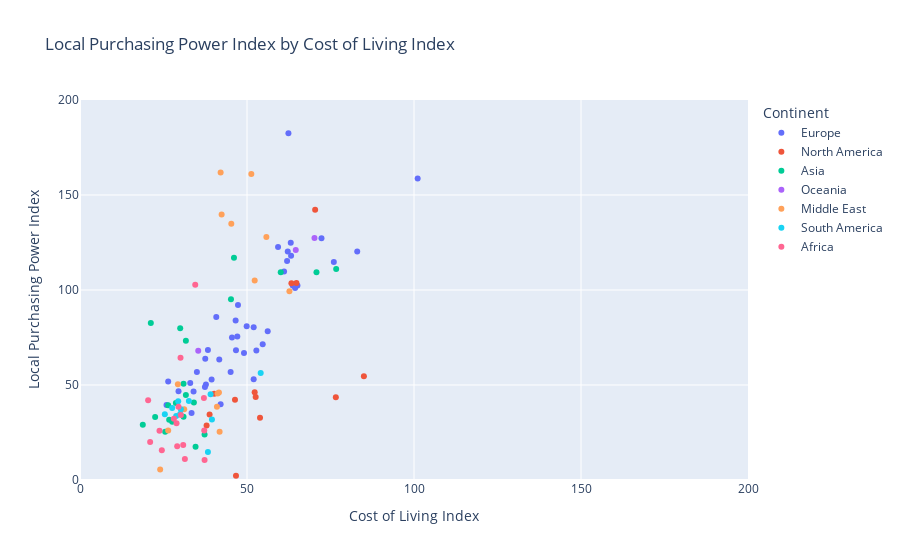

The notebook cell saved with this chart:
### Code cell
px.scatter(df, x='Cost of Living Index', 
           y='Local Purchasing Power Index', 
           color='Continent',
           range_x=(0,200), 
           range_y=(0,200),
           hover_name='Country',
           title='Local Purchasing Power Index by Cost of Living Index')

### Figure 1 — Plotly figure (JSON) as saved in the notebook; plotly's stock layout.template omitted (floating-point values rounded to 4 significant figures)
{"data": [{"hovertemplate": "<b>%{hovertext}</b><br><br>Continent=Europe<br>Cost of Living Index=%{x}<br>Local Purchasing Power Index=%{y}<extra></extra>", "hovertext": ["Switzerland", "Iceland", "Norway", "Denmark", "Austria", "Ireland", "France", "Finland", "Netherlands", "Luxembourg", "Germany", "United Kingdom", "Belgium", "Sweden", "Italy", "Cyprus", "Malta", "Greece", "Estonia", "Slovenia", "Latvia", "Spain", "Lithuania", "Slovakia", "Czech Republic", "Croatia", "Portugal", "Albania", "Hungary", "Poland", "Montenegro", "Bulgaria", "Serbia", "Romania", "Turkey", "Bosnia And Herzegovina", "Moldova", "Georgia", "North Macedonia", "Kosovo (Disputed Territory)", "Belarus", "Ukraine"], "legendgroup": "Europe", "marker": {"color": "#636efa", "symbol": "circle"}, "mode": "markers", "name": "Europe", "orientation": "v", "showlegend": true, "type": "scatter", "x": [101.1, 83, 76, 72.3, 65.1, 64.4, 63.7, 63.2, 63.1, 62.4, 62.2, 62, 61.1, 59.3, 56.2, 54.7, 52.8, 52, 52, 49.9, 49.1, 47.3, 47.1, 46.7, 46.6, 45.5, 45.1, 42.1, 41.7, 40.8, 39.4, 38.3, 37.7, 37.5, 37.4, 35, 34, 33.4, 33, 29.5, 26.4, 25.9], "xaxis": "x", "y": [158.7, 120.3, 114.7, 127.2, 102.4, 101.1, 102.4, 118, 124.9, 182.5, 120.2, 115.2, 109.8, 122.6, 78.3, 71.4, 68.1, 53, 80.4, 80.9, 66.9, 92.1, 75.5, 68.3, 84, 75, 56.9, 39.9, 63.4, 85.8, 52.9, 68.4, 50.2, 63.8, 49, 56.9, 46.6, 35.3, 51, 46.7, 51.8, 39.5], "yaxis": "y"}, {"hovertemplate": "<b>%{hovertext}</b><br><br>Continent=North America<br>Cost of Living Index=%{x}<br>Local Purchasing Power Index=%{y}<extra></extra>", "hovertext": ["Bahamas", "Barbados", "United States", "Canada", "Puerto Rico", "Jamaica", "Trinidad And Tobago", "Costa Rica", "Cuba", "Panama", "Mexico", "Guatemala", "Dominican Republic"], "legendgroup": "North America", "marker": {"color": "#EF553B", "symbol": "circle"}, "mode": "markers", "name": "North America", "orientation": "v", "showlegend": true, "type": "scatter", "x": [85, 76.6, 70.4, 64.8, 63.3, 53.9, 52.6, 52.3, 46.7, 46.4, 40.2, 38.8, 37.9], "xaxis": "x", "y": [54.6, 43.5, 142.3, 103.7, 103.5, 32.7, 43.7, 46.2, 2.3, 42.2, 45.4, 34.5, 28.7], "yaxis": "y"}, {"hovertemplate": "<b>%{hovertext}</b><br><br>Continent=Asia<br>Cost of Living Index=%{x}<br>Local Purchasing Power Index=%{y}<extra></extra>", "hovertext": ["Singapore", "Hong Kong (China)", "South Korea", "Japan", "Taiwan", "Cambodia", "Sri Lanka", "Thailand", "Kazakhstan", "China", "Philippines", "Russia", "Malaysia", "Vietnam", "Kyrgyzstan", "Indonesia", "Uzbekistan", "Nepal", "Bangladesh", "India", "Pakistan"], "legendgroup": "Asia", "marker": {"color": "#00cc96", "symbol": "circle"}, "mode": "markers", "name": "Asia", "orientation": "v", "showlegend": true, "type": "scatter", "x": [76.7, 70.8, 60.1, 46.1, 45.2, 37.3, 34.6, 34.1, 31.7, 31.7, 31, 31, 30, 28.7, 27.6, 26.7, 26.4, 25.5, 22.5, 21.2, 18.8], "xaxis": "x", "y": [111.1, 109.3, 109.4, 117, 95.1, 23.9, 17.5, 40.8, 44.7, 73.3, 33.3, 50.6, 79.9, 40.5, 30.7, 31.7, 39.3, 25.4, 33.1, 82.6, 29.1], "yaxis": "y"}, {"hovertemplate": "<b>%{hovertext}</b><br><br>Continent=Oceania<br>Cost of Living Index=%{x}<br>Local Purchasing Power Index=%{y}<extra></extra>", "hovertext": ["Australia", "New Zealand", "Fiji"], "legendgroup": "Oceania", "marker": {"color": "#ab63fa", "symbol": "circle"}, "mode": "markers", "name": "Oceania", "orientation": "v", "showlegend": true, "type": "scatter", "x": [70.2, 64.6, 35.4], "xaxis": "x", "y": [127.4, 121, 68], "yaxis": "y"}, {"hovertemplate": "<b>%{hovertext}</b><br><br>Continent=Middle East<br>Cost of Living Index=%{x}<br>Local Purchasing Power Index=%{y}<extra></extra>", "hovertext": ["Israel", "United Arab Emirates", "Bahrain", "Qatar", "Saudi Arabia", "Oman", "Kuwait", "Lebanon", "Palestine", "Jordan", "Armenia", "Azerbaijan", "Iraq", "Iran", "Syria"], "legendgroup": "Middle East", "marker": {"color": "#FFA15A", "symbol": "circle"}, "mode": "markers", "name": "Middle East", "orientation": "v", "showlegend": true, "type": "scatter", "x": [62.7, 55.8, 52.3, 51.3, 45.3, 42.4, 42.1, 41.8, 41.6, 41.2, 41, 31.2, 29.3, 26.4, 24], "xaxis": "x", "y": [99.4, 127.9, 105, 161.1, 134.9, 139.8, 161.8, 25.4, 46.1, 45.5, 38.5, 37.2, 50.4, 26, 5.5], "yaxis": "y"}, {"hovertemplate": "<b>%{hovertext}</b><br><br>Continent=South America<br>Cost of Living Index=%{x}<br>Local Purchasing Power Index=%{y}<extra></extra>", "hovertext": ["Uruguay", "El Salvador", "Chile", "Venezuela", "Ecuador", "Brazil", "Peru", "Argentina", "Colombia", "Bolivia", "Paraguay"], "legendgroup": "South America", "marker": {"color": "#19d3f3", "symbol": "circle"}, "mode": "markers", "name": "South America", "orientation": "v", "showlegend": true, "type": "scatter", "x": [54.1, 39.5, 39.1, 38.3, 32.6, 30.2, 30, 29.4, 28.8, 27.6, 25.4], "xaxis": "x", "y": [56.3, 31.9, 45.1, 14.7, 41.6, 37.2, 34.8, 41.5, 33.7, 37.9, 34.6], "yaxis": "y"}, {"hovertemplate": "<b>%{hovertext}</b><br><br>Continent=Africa<br>Cost of Living Index=%{x}<br>Local Purchasing Power Index=%{y}<extra></extra>", "hovertext": ["Cameroon", "Zimbabwe", "Mauritius", "South Africa", "Nigeria", "Ghana", "Kenya", "Botswana", "Morocco", "Uganda", "Algeria", "Tunisia", "Madagascar", "Tanzania", "Egypt", "Libya"], "legendgroup": "Africa", "marker": {"color": "#FF6692", "symbol": "circle"}, "mode": "markers", "name": "Africa", "orientation": "v", "showlegend": true, "type": "scatter", "x": [37.3, 37.2, 37.1, 34.5, 31.4, 30.9, 30.2, 30.1, 29.5, 29.1, 28.9, 28.1, 24.5, 23.8, 21, 20.4], "xaxis": "x", "y": [10.5, 26.1, 43.2, 102.8, 11, 18.4, 34.2, 64.4, 38.6, 17.8, 29.9, 32.2, 15.6, 25.9, 20, 42], "yaxis": "y"}], "layout": {"legend": {"title": {"text": "Continent"}, "tracegroupgap": 0}, "title": {"text": "Local Purchasing Power Index by Cost of Living Index"}, "xaxis": {"anchor": "y", "domain": [0, 1], "range": [0, 200], "title": {"text": "Cost of Living Index"}}, "yaxis": {"anchor": "x", "domain": [0, 1], "range": [0, 200], "title": {"text": "Local Purchasing Power Index"}}}}
